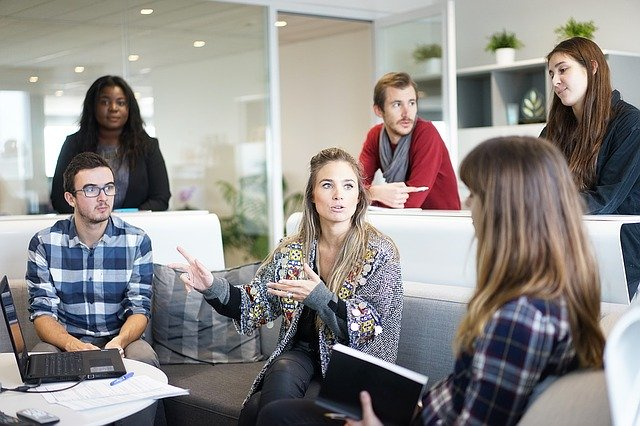
#> input picture imagenprueba.jpg, 640 x 426 px
$ python practica.py
#> lines starting #> are read from the running program, lines starting #| are printed output that depends on the picture; after the words box and inside, x2 and y2 are one past the last pixel; in counts of white or black regions, pixels touching at a corner belong together
import cv2 # IMPORTACIÓN DEL PAQUETE OPENCV
# CARGA DE PATRONES PARA EL ALGORITMO "HAAR CASCADE" PREDEFINIDOS EN EL PAQUETE OPENCV
faceClassif = cv2.CascadeClassifier(cv2.data.haarcascades+'haarcascade_frontalface_default.xml')
imagenOriginal = cv2.imread('imagenprueba.jpg') # CARGA DE LA IMAGEN EN LA QUE SE DETECTARÁN ROSTROS
#> imagenOriginal is the input picture: shape (426, 640, 3); mean B, G, R 136.8, 139, 142.7
imagenCopia = imagenOriginal.copy() # SE COPIA LA IMAGEN PARA COLOCAR RECTÁNGULOS EN LAS CARAS IDENTIFICADAS
imagenGrises = cv2.cvtColor(imagenOriginal, cv2.COLOR_BGR2GRAY) # CONVIERTE A TONOS GRISES LA IMÁGEN A RECONOCER
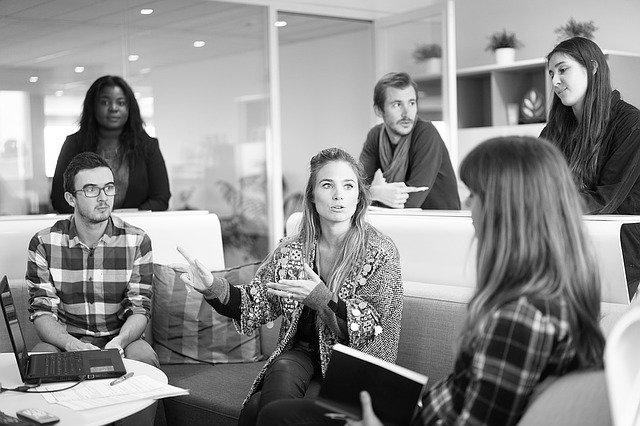
#> imagenGrises: shape (426, 640); min 0, max 255, mean 139.8
# SE APLICA EL ALGORITMO DE CLASIFICACIÓN DE "HAAR CASCADE" EN LA IMAGEN EN TONOS DE GRISES
carasDetectadas = faceClassif.detectMultiScale(imagenGrises,
scaleFactor=1.1,
minNeighbors=5,
minSize=(30,30),
maxSize=(200,200))
#> carasDetectadas = [[91, 85, 43, 43], [382, 86, 46, 46], [74, 168, 51, 51], [308, 162, 60, 60], [542, 49, 53, 53]]

contador = 0

for (x,y,ancho,alto) in carasDetectadas: # TOMA LAS COORDENADAS DE CADA ROSTRO DETECTADO
# PINTA UN RECTÁNGULO EN LAS COORDENADAS DE UNA CARA DETECTADA

    cv2.rectangle(imagenOriginal, (x,y),(x+ancho,y+alto),(128,0,255),2)
#> this loop made 5 passes
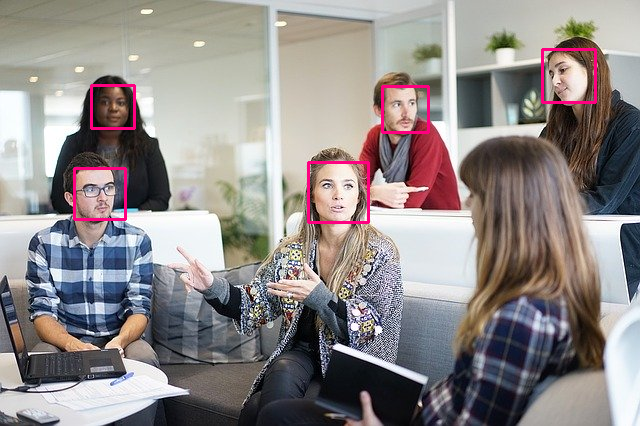
#> imagenOriginal: shape (426, 640, 3); 1.11% of pixels changed, all inside (x1, y1, x2, y2) = (73, 48, 597, 224)

# RECORTA UNA CARA DETECTADA Y GUARDALA EN LA VARIABLE imagenDeUnRostro
imagenDeUnRostro = imagenCopia[y:y+alto,x:x+ancho]
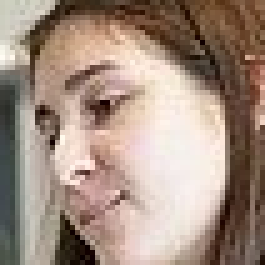
#> imagenDeUnRostro: shape (53, 53, 3) (shown 5 times larger); mean B, G, R 128.9, 142.5, 163.2
# AJUSTA LA CARA DETECTADA AL TAMAÑO DE 150x150 PIXELES
imagenDeUnRostro = cv2.resize(imagenDeUnRostro,(150,150), interpolation=cv2.INTER_CUBIC)
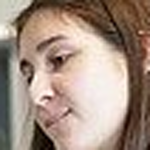
#> imagenDeUnRostro: shape (150, 150, 3); mean B, G, R 129, 142.5, 163.1
# GUARDA EN UN ARCHIVO CON NOMBRE rostro_CONTADOR DE LA CARA DETECTADA
cv2.imwrite('rostro_{}.jpg'.format(contador),imagenDeUnRostro)
# INCREMENTA UNO AL CONTADOR DE CARAS DETECTADAS
contador = contador + 1
# MUESTRA LA IMAGEN DE LA CARA DETECTADA EN ESTA ITERACIÓN
cv2.imshow('rostro',imagenDeUnRostro)
# MUESTRA LA IMAGEN ORIGINAL CON UN RECTÁNGULO EN LA CARA DETECTADA EN ESTA ITERACIÓN
cv2.imshow('imagen',imagenOriginal)
# SOLICITA QUE SE PULSE ENTER EN LA PANTALLA DE LA IMAGEN ORIGINAL PARA VER OTRA CARA SI ES QUE LA HAY
print("Pulsa la tecla ENTER>")
cv2.waitKey(0)
# LIBERA LA MEMORIA DE LAS IMAGENES MOSTRADAS
cv2.destroyAllWindows()
